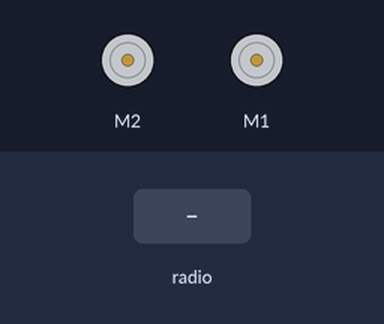
The program below on a simulated BBC micro:bit (MakeCode). Parts: 2 × DC motor (green arrow = forward, orange = backward, longer = faster). Inputs (shaded band) come from the test bench.

Above: at 1.2 s.
1.3 s: radio message "3" arrives
At 1.7 s:
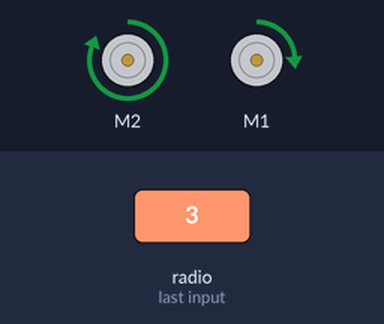
2.8 s: radio message "4" arrives
At 4.0 s:
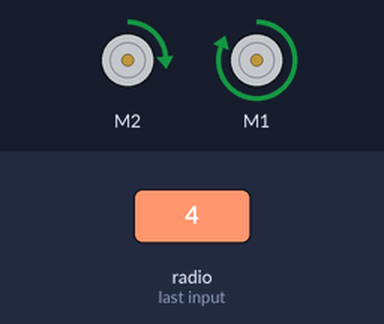
4.3 s: radio message "1" arrives
At 5.1 s:
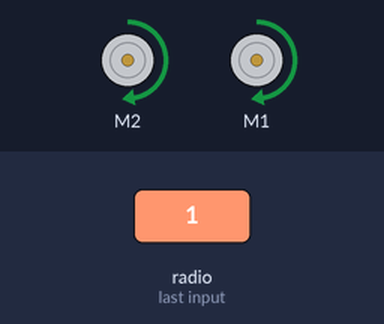
5.8 s: radio message "2" arrives
At 6.3 s:
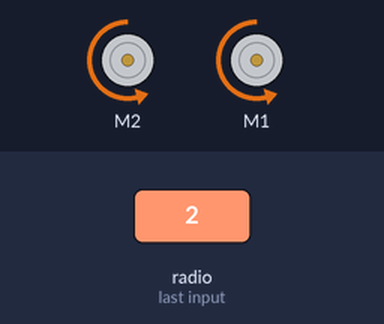
7.3 s: radio message "5" arrives
At 8.5 s:
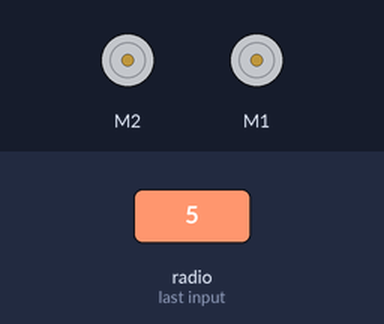
8.8 s: radio message "6" arrives
At 9.8 s:
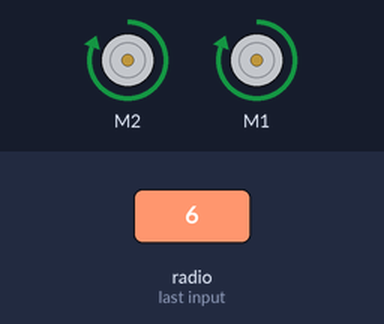
Timing chart, 0 to 11.3 s (numbered marks = the images above; inputs shaded):
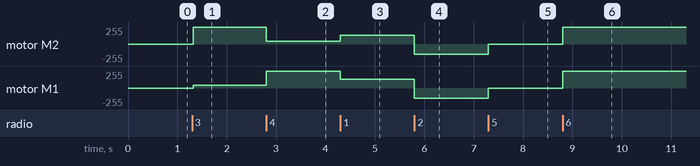

Measured:
- after the input at 1.3 s, motor M2: stopped → forward 255/255 at once; motor M1: stopped → forward 38/255 at once
- after the input at 2.8 s, motor M2: forward 255/255 → forward 38/255 at once; motor M1: forward 38/255 → forward 255/255 at once
- after the input at 4.3 s, motor M2: forward 38/255 → forward 128/255 at once; motor M1: forward 255/255 → forward 128/255 at once
- after the input at 5.8 s, motor M2, motor M1: forward 128/255 → backward 153/255 at once
- after the input at 7.3 s, motor M2, motor M1: backward 153/255 → stopped at once
- after the input at 8.8 s, motor M2, motor M1: stopped → forward 255/255 at once

The program:

main.ts
```typescript
/**
 * HØGRE FRAM
 */
/**
 * HØGRE BAK
 */
/**
 * VENSTRE FRAM
 */
/**
 * VENSTRE BAK
 */
radio.onReceivedNumber(function (receivedNumber) {
    if (receivedNumber == 3) {
        if (FRAMOVER == 1) {
            bitbot.move(BBMotor.Right, BBDirection.Forward, 100)
            bitbot.move(BBMotor.Left, BBDirection.Forward, 15)
        } else {
            bitbot.move(BBMotor.Right, BBDirection.Reverse, 100)
            bitbot.move(BBMotor.Left, BBDirection.Reverse, 20)
        }
    } else if (receivedNumber == 4) {
        if (FRAMOVER == 1) {
            bitbot.move(BBMotor.Left, BBDirection.Forward, 100)
            bitbot.move(BBMotor.Right, BBDirection.Forward, 15)
        } else {
            bitbot.move(BBMotor.Left, BBDirection.Reverse, 100)
            bitbot.move(BBMotor.Right, BBDirection.Reverse, 10)
        }
    } else if (receivedNumber == 1) {
        bitbot.go(BBDirection.Forward, 50)
        FRAMOVER = 1
    } else if (receivedNumber == 2) {
        bitbot.go(BBDirection.Reverse, 60)
        FRAMOVER = 0
    } else if (receivedNumber == 5) {
        FRAMOVER = 1
        bitbot.stop(BBStopMode.Coast)
    } else if (receivedNumber == 6) {
        FRAMOVER = 1
        bitbot.go(BBDirection.Forward, 100)
    } else if (receivedNumber == 7) {
        bitbot.move(BBMotor.Right, BBDirection.Forward, 100)
        bitbot.move(BBMotor.Left, BBDirection.Forward, 0)
    } else if (receivedNumber == 8) {
        bitbot.move(BBMotor.Left, BBDirection.Forward, 100)
        bitbot.move(BBMotor.Right, BBDirection.Forward, 0)
    }
})
let FRAMOVER = 0
radio.setGroup(22)
FRAMOVER = 1
```

test.ts
```typescript
// testene settes inn her; disse vil ikke kompilert så lenge denne pakken blir brukt som en utvidelse.
```
